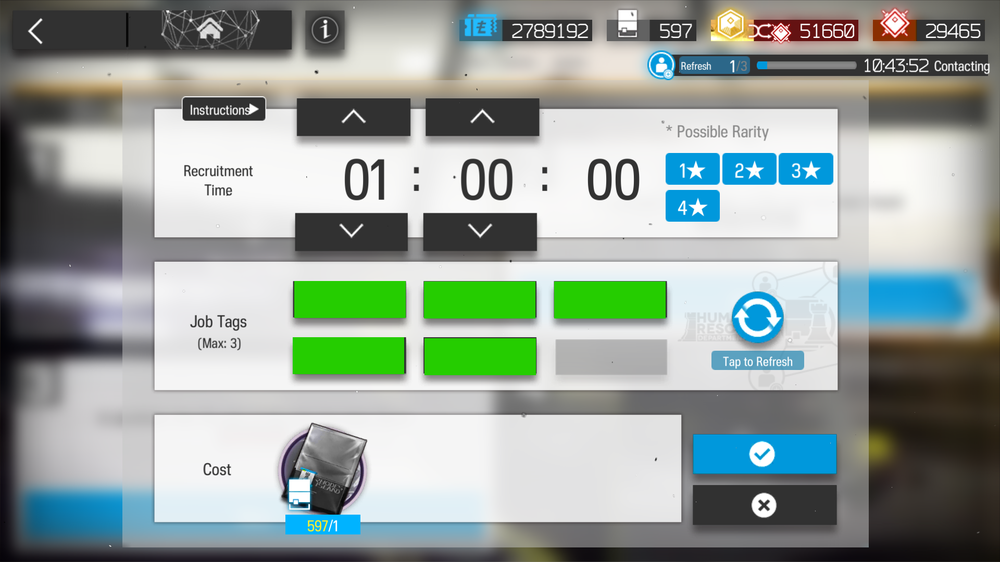
#> input picture tag_positions/tagbuttons.png, 1000 x 562 px, shrunk from 1920 x 1080 before the run
$ python pos_extract.py
#> lines starting #> are read from the running program, lines starting #| are printed output that depends on the picture; after the words box and inside, x2 and y2 are one past the last pixel; in counts of white or black regions, pixels touching at a corner belong together
import cv2
import numpy as np
import pandas as pd
import os

def find_largest_green_rectangles(image_path, output_file, rectnum):
    # Load the image
#> called with image_path = 'tagbuttons.png', output_file = 'tagbuttons.txt', rectnum = 5
    image = cv2.imread(image_path)
#> image is the input picture: shape (562, 1000, 3); mean B, G, R 155.4, 161.7, 149.8
    hsv_image = cv2.cvtColor(image, cv2.COLOR_BGR2HSV)
#> hsv_image: shape (562, 1000, 3); mean H, S, V 51.4, 37, 167.7

    # Define range for green color in HSV
    lower_green = np.array([35, 100, 100])
    upper_green = np.array([85, 255, 255])

    # Create mask to detect green areas
    mask = cv2.inRange(hsv_image, lower_green, upper_green)
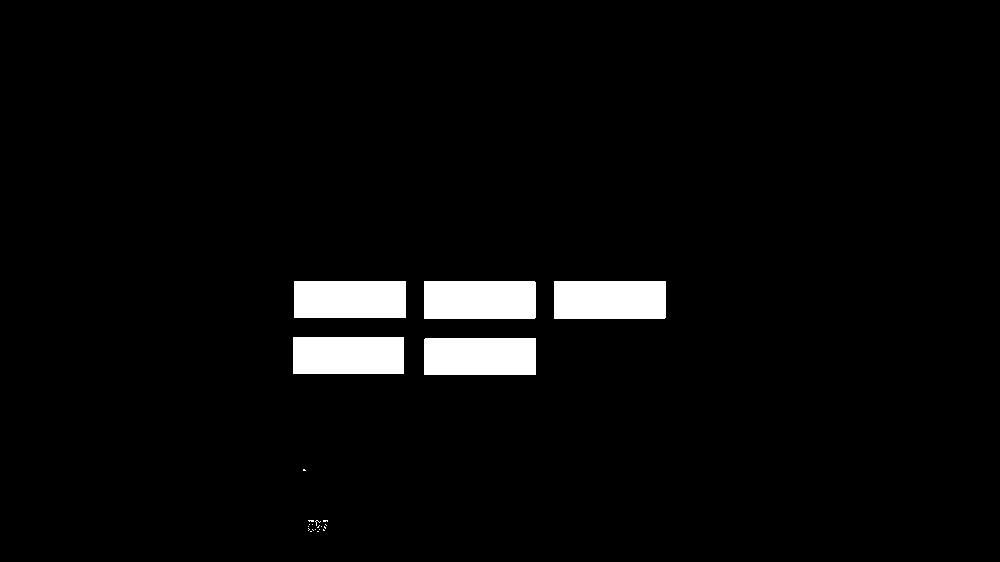
#> mask: shape (562, 1000); 3.7% white; 23 white regions (18 under 20 px)

    # Find contours of green rectangles
    contours, _ = cv2.findContours(mask, cv2.RETR_EXTERNAL, cv2.CHAIN_APPROX_SIMPLE)
#> contours = 23 contours, 18 with area under 20; largest, box (x1, y1, x2, y2) and area: (554, 281, 666, 319) 4106, (424, 281, 536, 319) 4106, (294, 281, 406, 318) 3996, (424, 338, 536, 375) 3996, (293, 337, 404, 374) 3960

    # List to store rectangle data
    rectangles_data = []

    for cnt in contours:
        # Get bounding rectangle of contour
        x, y, w, h = cv2.boundingRect(cnt)

        # Calculate the center of the rectangle
        center_x = x + w // 2
        center_y = y + h // 2

        # Save rectangle data including area for sorting
        area = w * h
        rectangles_data.append({'Center_X': center_x, 'Center_Y': center_y, 'Width': w, 'Height': h, 'Area': area})
#> this loop made 23 passes
#> (x, y, w, h, center_x, center_y, area) on passes 16, 19, 21, 22: (315, 520, 6, 6, 318, 523, 36), (424, 338, 112, 37, 480, 356, 4144), (554, 281, 112, 38, 610, 300, 4256), (424, 281, 112, 38, 480, 300, 4256)
#> (cnt, x, y, w, h, center_x, center_y, area) on passes 20, 23: ([[293, 337], [293, 373], [403, 373], [403, 337]], 293, 337, 111, 37, 348, 355, 4107), ([[294, 281], [294, 317], [405, 317], [405, 281]], 294, 281, 112, 37, 350, 299, 4144)
#> after the loop, rectangles_data = 23 items

    # Sort rectangles by area and keep the 6 largest
    rectangles_data = sorted(rectangles_data, key=lambda x: x['Area'], reverse=True)[:rectnum]
#> rectangles_data = 5 items

    # Draw the largest rectangles and centers on the image for visualization
    for rect in rectangles_data:
        x, y, w, h = rect['Center_X'] - rect['Width'] // 2, rect['Center_Y'] - rect['Height'] // 2, rect['Width'], rect['Height']
        cv2.rectangle(image, (x, y), (x + w, y + h), (0, 255, 0), 2)
        cv2.circle(image, (rect['Center_X'], rect['Center_Y']), 5, (0, 0, 255), -1)
#> this loop made 5 passes
#> (x, y, w, h) on passes 1 to 5: (554, 281, 112, 38), (424, 281, 112, 38), (424, 338, 112, 37), (294, 281, 112, 37), (293, 337, 111, 37)
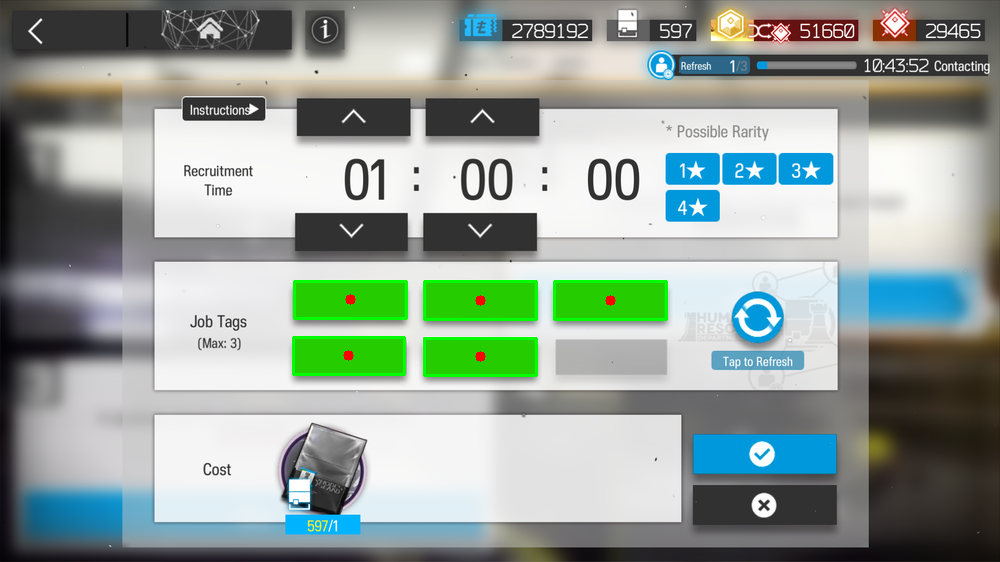
#> image: shape (562, 1000, 3); 0.86% of pixels changed, all inside (x1, y1, x2, y2) = (292, 280, 668, 377)

    # Save rectangle data to a text file
    with open(output_file, 'w') as file:
        for rect in rectangles_data:
            file.write(f"Center: ({rect['Center_X']}, {rect['Center_Y']}), Width: {rect['Width']}, Height: {rect['Height']}\n")
#> this loop made 5 passes

    # Display the result
    cv2.imshow('Detected Rectangles', image)
    cv2.waitKey(0)
    cv2.destroyAllWindows()

    return rectangles_data

# Example usage
image_path = 'tagbuttons.png'  # Replace with your screenshot path
output_file = 'tagbuttons.txt'  # Replace with your desired output file name
rectnum = 5
rectangles = find_largest_green_rectangles(image_path, output_file, rectnum)
#> rectangles = 5 items
print(f"Detected rectangles saved to {output_file}")
